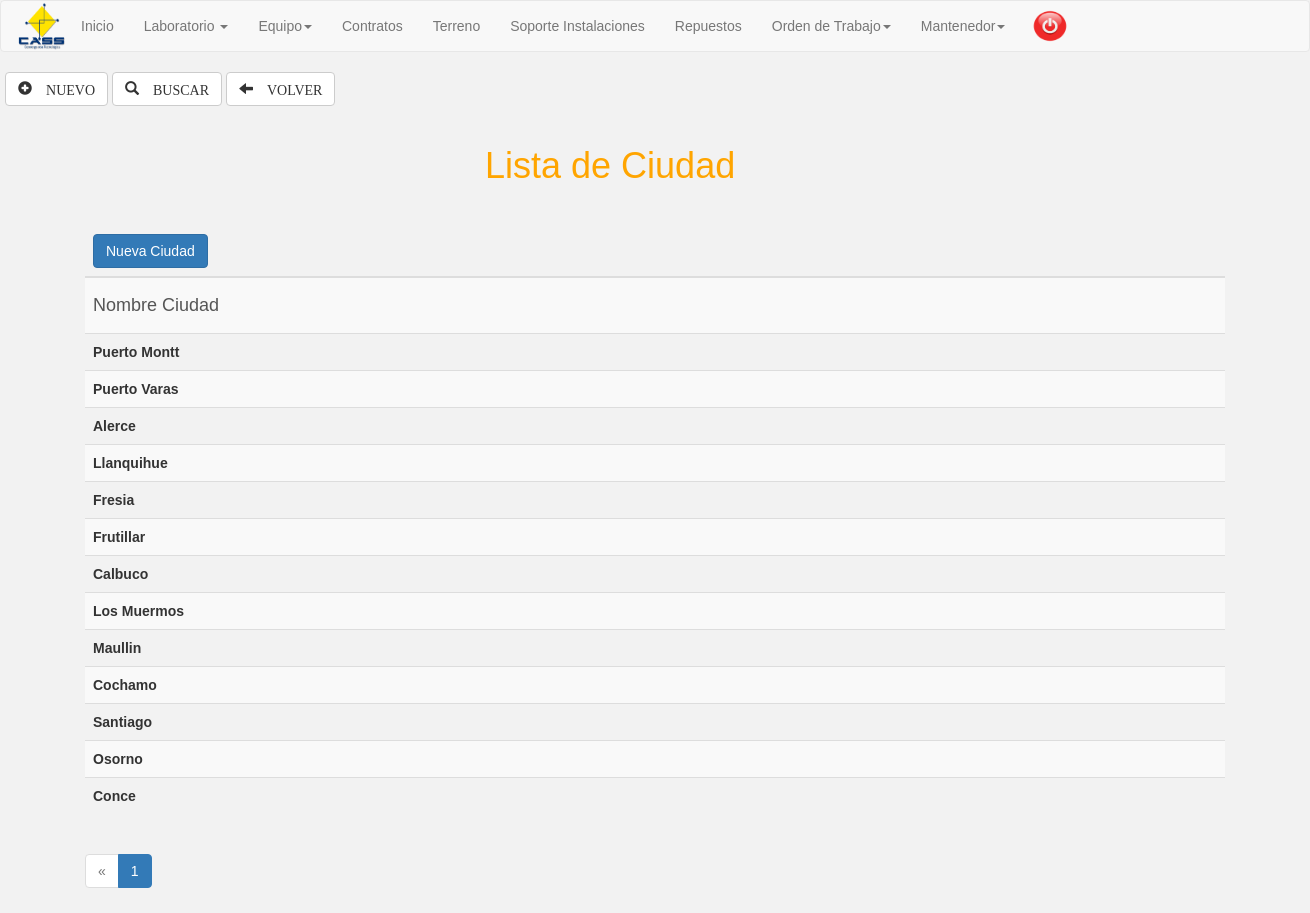
Screenshot of /ciudad.buscar.php (signed in) with the database file from the repository.
### tables this page shows
CREATE TABLE `ciudad` (
  `id_ciudad` int(11) NOT NULL,
  `nombrec` varchar(100) NOT NULL
);

### ciudad.buscar.php (the view, shortened to what this page needs)
<?php
if (isset($_SESSION['correo'])) {?>
<!DOCTYPE html>
<html lang="en">
<head>
	<link rel="stylesheet" href="css/bootstrap.min.css">
	<link rel="stylesheet" href="js/bootstrap.min.js">
</head>
  <nav class="navbar navbar-default">
  <div class="container-fluid">
   <div class="navbar-header">
       <img class="logo" src="img/cass_logo.png" alt="">
    </div>
    <div class="collapse navbar-collapse" id="bs-example-navbar-collapse-1">
      <ul class="nav navbar-nav">
       <li><a  href="inicio.php">Inicio</a></li>
        <li class="dropdown">
          <a href="#" class="dropdown-toggle" data-toggle="dropdown" role="button" aria-haspopup="true" aria-expanded="false">Laboratorio <span class="caret"></span></a>
        </li>
        <li class="dropdown">
          <a href="#" class="dropdown-toggle" data-toggle="dropdown" role="button" aria-haspopup="true" aria-expanded="false">Equipo<span class="caret"></span></a>
        </li>
        <li><a  href="#">Contratos</a></li>
        <li><a  href="#">Terreno</a></li>
        <li><a  href="#">Soporte Instalaciones</a></li>
        <li><a  href="repuesto.php">Repuestos</a></li>
        <li class="dropdown">
           <a href="#" class="dropdown-toggle" data-toggle="dropdown" role="button" aria-haspopup="true" aria-expanded="false">Orden de Trabajo<span class="caret"></span></a>
        </li>
         <li class="dropdown">
          <a href="#" class="dropdown-toggle" data-toggle="dropdown" role="button" aria-haspopup="true" aria-expanded="false">Mantenedor<span class="caret"></span></a>
        </li>
      </ul>
       <a  href="cerrarsesion.php"><img class="cerrar" src="img/cerrar_sesion.png" alt="" ></a>
    </div>
</nav>
<body>
 <div class="contenedor">
<a href="ciudad.php"><button  class="btn btn-default" type="submit"><span class="glyphicon glyphicon-plus-sign" aria-hidden="true"> NUEVO</span></button></a>
<a href="ciudad.buscar.php"><button class="btn btn-default" type="submit"><span class="glyphicon glyphicon-search" aria-hidden="true"> BUSCAR</span></button></a>
<button class="btn btn-default" type="button"><span class="glyphicon glyphicon-arrow-left" aria-hidden="true"> VOLVER</span></button>
<br><br>
<form class="form-group" action=""  method="POST">
<div class="container" >
<div class="form-group" id="datos">
<h4><label for="caja_busqueda"><h1>Lista de Ciudad</h1></label></h4>
</div>
<table  class="table table-striped" id="" name="" >
<thead>
      <th colspan="1"><a href="ciudad.php" class="btn btn-primary">Nueva Ciudad</a></th>
    </thead>
    <tbody>
      <tr>
        <td><h4>Nombre Ciudad</h4></td>
      </tr>
<?php
  $dbhandle=mysql_query("SELECT * FROM ciudad ");
   while($muestra=mysql_fetch_array($dbhandle)){
   echo '<tr>';
   echo '<td>'.'<strong>'.$muestra['nombrec'].'</strong>'.'</td>';
}
?>
      </tbody>
</table>
<nav aria-label="">
  <ul class="pagination">
    <li class="disabled"><a href="#" aria-label="Previous"><span aria-hidden="true">&laquo;</span></a></li>
    <li class="active"><a href="#">1 <span class="sr-only">(current)</span></a></li>
</nav>
</div>
</form>
</body>
</html>
<?php
}else{
  echo '<script> window.location="index.php";</script>';
}
?>

### ciudad.buscar.php (style rules this page uses)
* { font-family: Geneva, Arial, Helvetica, sans-serif; }
body { background: #F2F2F2; }
img.logo { height: 50px; margin: auto; width: 50px; border: auto; }
h1 { margin: 10px 300px 20px 400px; color: orange; border-top: 30px; }
h4 { margin: 10px auto; color: #555555; }
.contenedor { width: 1300px; height: 100px; margin: auto; }
label { color:#555555; }
.cerrar { height: 40px; margin: 5px auto; width: 60px; border: auto; }

### rows the page displays
ciudad: nombrec "Puerto Montt"
ciudad: nombrec "Puerto Varas"
ciudad: nombrec "Alerce"
ciudad: nombrec "Llanquihue"
ciudad: nombrec "Fresia"
ciudad: nombrec "Frutillar"
ciudad: nombrec "Calbuco"
ciudad: nombrec "Los Muermos"
ciudad: nombrec "Maullin"
ciudad: nombrec "Cochamo"
ciudad: nombrec "Santiago"
ciudad: nombrec "Osorno"
ciudad: nombrec "Conce"
